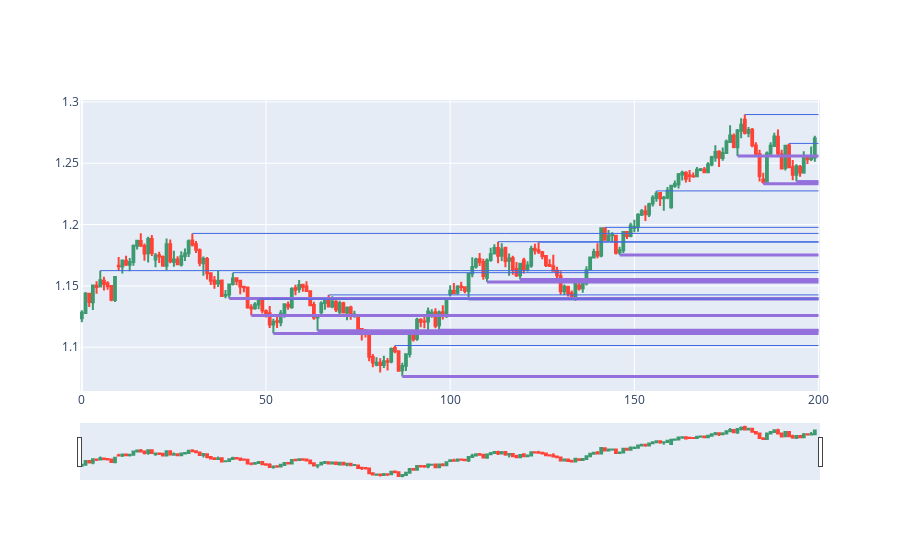

The code cell stored with this chart in its notebook:
### Code cell
s = 0
e = 200
dfpl = df[s:e]
import plotly.graph_objects as go
from datetime import datetime
import matplotlib.pyplot as plt

fig = go.Figure(data=[go.Candlestick(x=dfpl.index,
                open=dfpl['open'],
                high=dfpl['high'],
                low=dfpl['low'],
                close=dfpl['close'])])

c=0
while (1):
    if(c>len(ss)-1 ):
        break
    fig.add_shape(type='line', x0=ss[c][0], y0=ss[c][1],
                  x1=e,
                  y1=ss[c][1],
                  line=dict(color="MediumPurple",width=3)
                  )
    c+=1

c=0
while (1):
    if(c>len(rr)-1 ):
        break
    fig.add_shape(type='line', x0=rr[c][0], y0=rr[c][1],
                  x1=e,
                  y1=rr[c][1],
                  line=dict(color="RoyalBlue",width=1)
                  )
    c+=1    

fig.show()

### Figure 1 — Plotly figure (JSON) as saved in the notebook; plotly's stock layout.template omitted (floating-point values rounded to 4 significant figures; data arrays with more than 128 entries replaced by an {"elided": "..."} marker saying what was removed)
{"data": [{"close": {"elided": "200 float values"}, "high": {"elided": "200 float values"}, "low": {"elided": "200 float values"}, "open": {"elided": "200 float values"}, "type": "candlestick", "x": {"elided": "200 int values"}}], "layout": {"shapes": [{"line": {"color": "MediumPurple", "width": 3}, "type": "line", "x0": 40, "x1": 200, "y0": 1.14, "y1": 1.14}, {"line": {"color": "MediumPurple", "width": 3}, "type": "line", "x0": 46, "x1": 200, "y0": 1.126, "y1": 1.126}, {"line": {"color": "MediumPurple", "width": 3}, "type": "line", "x0": 52, "x1": 200, "y0": 1.111, "y1": 1.111}, {"line": {"color": "MediumPurple", "width": 3}, "type": "line", "x0": 64, "x1": 200, "y0": 1.113, "y1": 1.113}, {"line": {"color": "MediumPurple", "width": 3}, "type": "line", "x0": 87, "x1": 200, "y0": 1.076, "y1": 1.076}, {"line": {"color": "MediumPurple", "width": 3}, "type": "line", "x0": 97, "x1": 200, "y0": 1.114, "y1": 1.114}, {"line": {"color": "MediumPurple", "width": 3}, "type": "line", "x0": 105, "x1": 200, "y0": 1.139, "y1": 1.139}, {"line": {"color": "MediumPurple", "width": 3}, "type": "line", "x0": 110, "x1": 200, "y0": 1.153, "y1": 1.153}, {"line": {"color": "MediumPurple", "width": 3}, "type": "line", "x0": 119, "x1": 200, "y0": 1.155, "y1": 1.155}, {"line": {"color": "MediumPurple", "width": 3}, "type": "line", "x0": 146, "x1": 200, "y0": 1.175, "y1": 1.175}, {"line": {"color": "MediumPurple", "width": 3}, "type": "line", "x0": 178, "x1": 200, "y0": 1.256, "y1": 1.256}, {"line": {"color": "MediumPurple", "width": 3}, "type": "line", "x0": 185, "x1": 200, "y0": 1.233, "y1": 1.233}, {"line": {"color": "MediumPurple", "width": 3}, "type": "line", "x0": 194, "x1": 200, "y0": 1.235, "y1": 1.235}, {"line": {"color": "RoyalBlue", "width": 1}, "type": "line", "x0": 5, "x1": 200, "y0": 1.162, "y1": 1.162}, {"line": {"color": "RoyalBlue", "width": 1}, "type": "line", "x0": 30, "x1": 200, "y0": 1.193, "y1": 1.193}, {"line": {"color": "RoyalBlue", "width": 1}, "type": "line", "x0": 41, "x1": 200, "y0": 1.161, "y1": 1.161}, {"line": {"color": "RoyalBlue", "width": 1}, "type": "line", "x0": 48, "x1": 200, "y0": 1.139, "y1": 1.139}, {"line": {"color": "RoyalBlue", "width": 1}, "type": "line", "x0": 67, "x1": 200, "y0": 1.143, "y1": 1.143}, {"line": {"color": "RoyalBlue", "width": 1}, "type": "line", "x0": 85, "x1": 200, "y0": 1.101, "y1": 1.101}, {"line": {"color": "RoyalBlue", "width": 1}, "type": "line", "x0": 113, "x1": 200, "y0": 1.186, "y1": 1.186}, {"line": {"color": "RoyalBlue", "width": 1}, "type": "line", "x0": 124, "x1": 200, "y0": 1.186, "y1": 1.186}, {"line": {"color": "RoyalBlue", "width": 1}, "type": "line", "x0": 142, "x1": 200, "y0": 1.198, "y1": 1.198}, {"line": {"color": "RoyalBlue", "width": 1}, "type": "line", "x0": 156, "x1": 200, "y0": 1.227, "y1": 1.227}, {"line": {"color": "RoyalBlue", "width": 1}, "type": "line", "x0": 180, "x1": 200, "y0": 1.29, "y1": 1.29}, {"line": {"color": "RoyalBlue", "width": 1}, "type": "line", "x0": 192, "x1": 200, "y0": 1.266, "y1": 1.266}]}}
